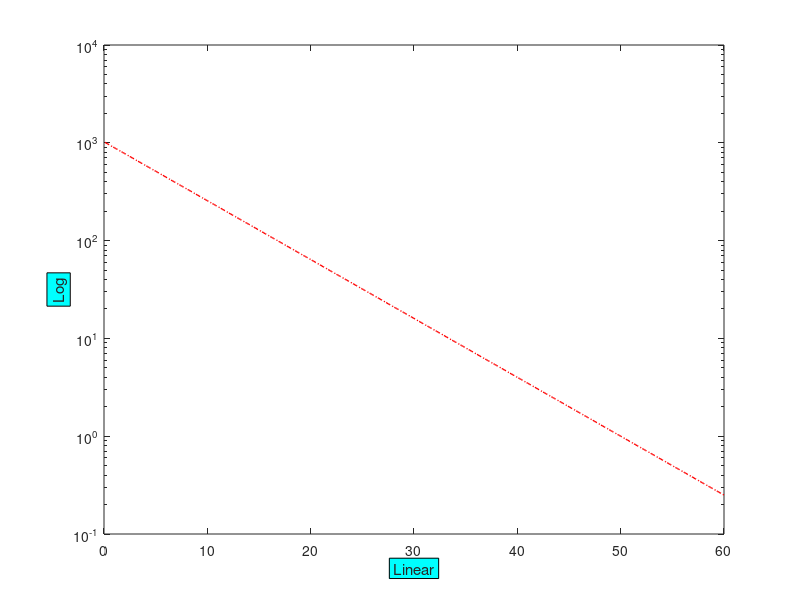

Source code (MATLAB): (Note: this script raises an error after producing the figure.)
% Plotting of Logarithmic graphs ( LvsLog ) :     y = 2^(-0.2x + 10)    for  0.1<=x<=60

x = [0.1:0.1:60];
 y = 2.^(-0.2*x + 10);
 semilogy(x,y,'-.r','LineWidth',1);
 xlabel('Linear','EdgeColor','k','BackgroundColor','c');
 ylabel('Log','EdgeColor','k','BackgroundColor','c');
 title("y = 2^{-0.2x + 10} ;    0.1 <= x <= 60",'FontSize',15,'FontAngle','italic','Color','b','FontWeight','light');